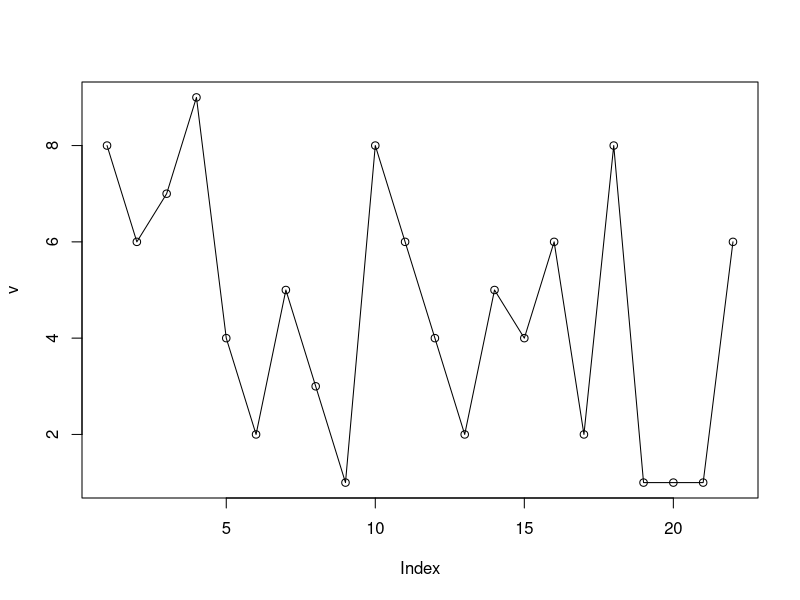
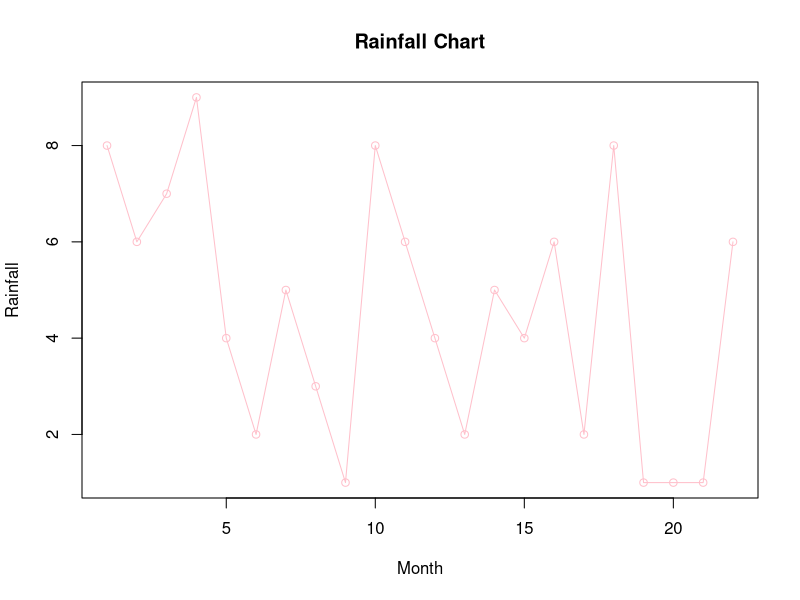
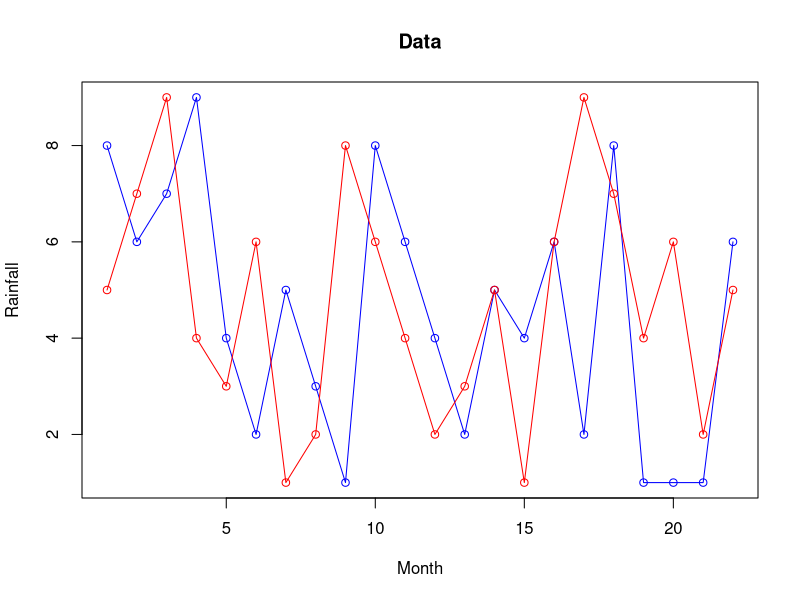

Reproduce these figures in R, in order.
v <- c(8,6,7,9,4,2,5,3,1,8,6,4,2,5,4,6,2,8,1,1,1,6)

png(file="line_graph_picture.png")

plot(v, type='o')

dev.off()

png(file="line_graph_features.png")

plot(v, type='o', col="pink", main="Rainfall Chart", xlab="Month", ylab="Rainfall")

dev.off()

t <- c(5,7,9,4,3,6,1,2,8,6,4,2,3,5,1,6,9,7,4,6,2,5)

png(file="Multiple_lines.png")

plot(v, type="o", col="blue", main="Data", xlab="Month", ylab="Rainfall")
lines(t, type="o", col="red")

dev.off()
